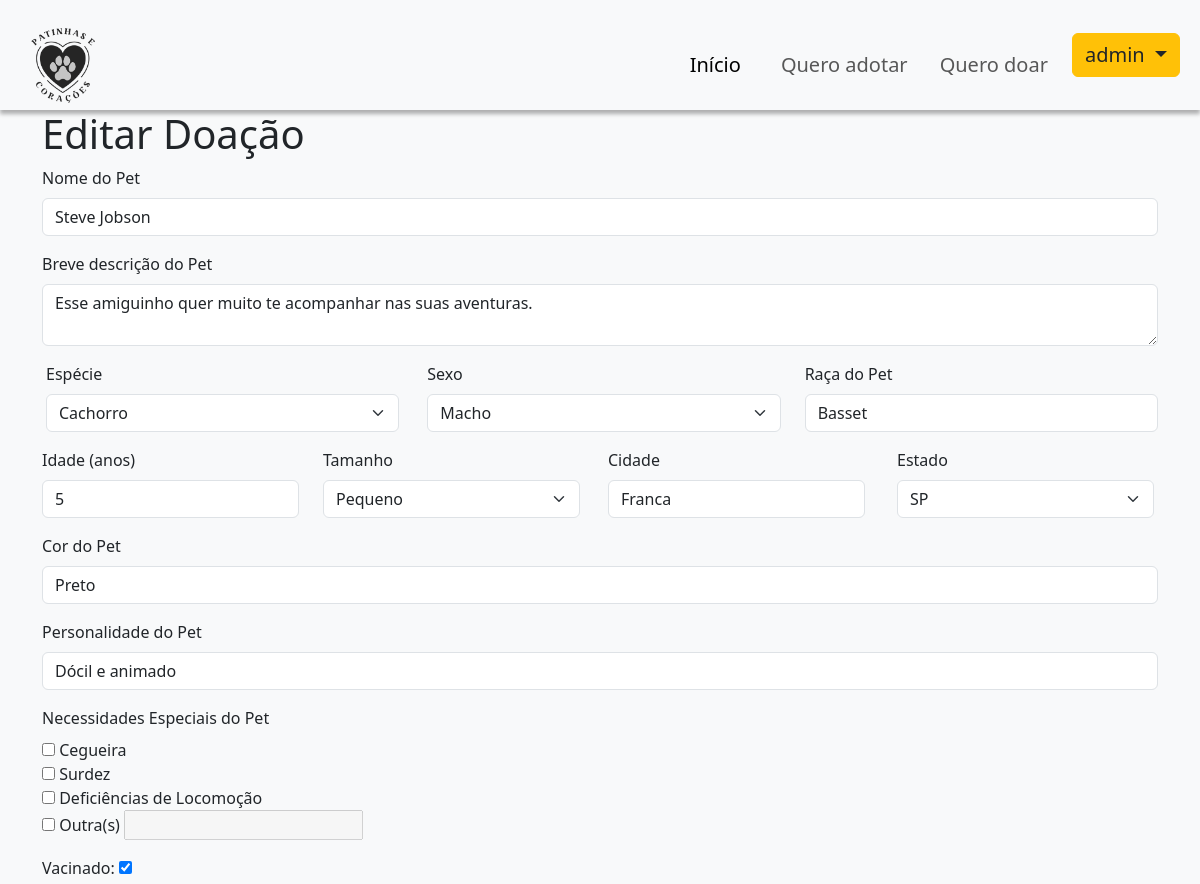
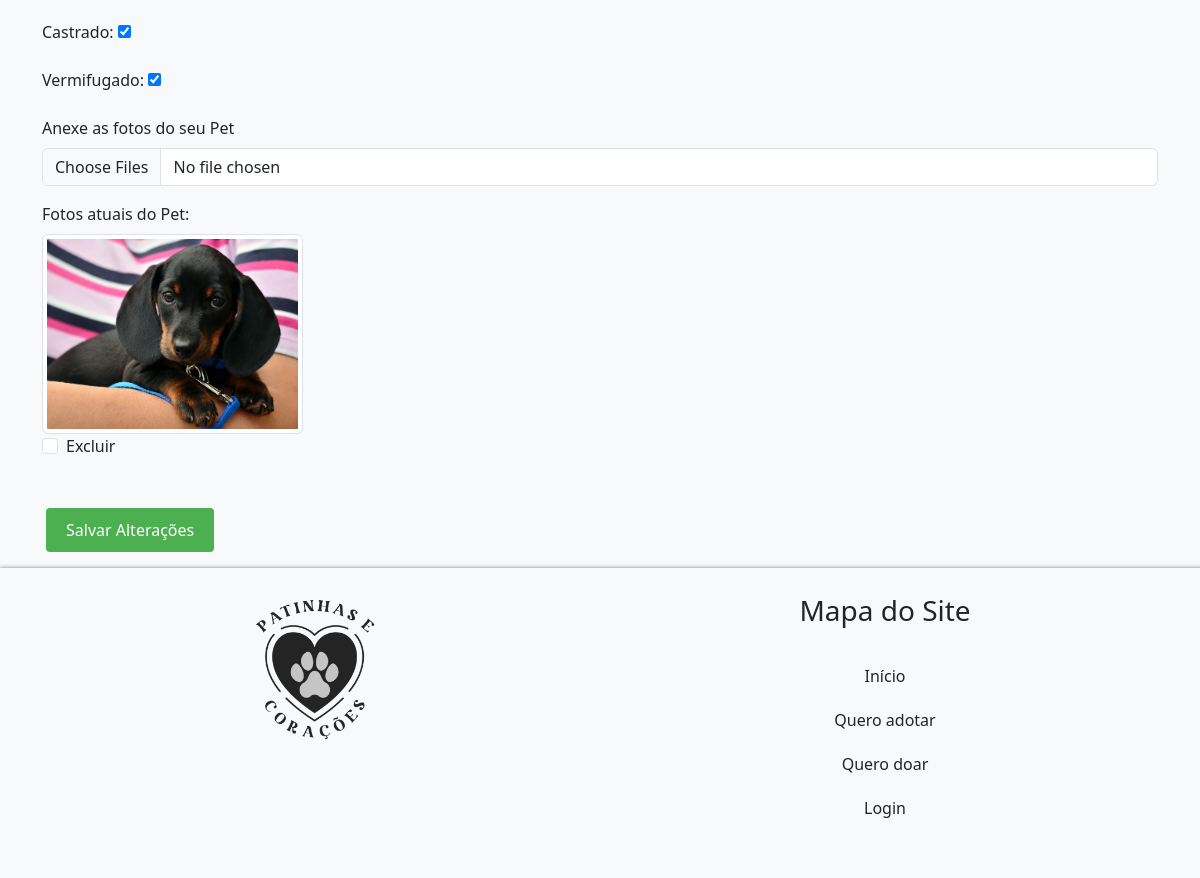
The page /donation/edit/18 (signed in) on the database its author committed (2 pictures, top to bottom).
### tables this page shows
CREATE TABLE `pets`  (
  `pet_id` int NOT NULL AUTO_INCREMENT,
  `pet_name` varchar(50) NOT NULL,
  `state` varchar(2) NULL,
  `city` varchar(100) NULL,
  `description` varchar(255) NOT NULL,
  `type` enum('cachorro','gato','outro') NOT NULL,
  `gender` enum('macho','femea','nao sei') NOT NULL,
  `breed` varchar(20) NULL DEFAULT NULL,
  `age` smallint NOT NULL,
  `size` enum('pequeno','medio','grande') NULL DEFAULT NULL,
  `colour` varchar(20) NULL DEFAULT NULL,
  `personality` varchar(50) NULL DEFAULT NULL,
  `special_care` varchar(100) NULL DEFAULT NULL,
  `vaccinated` boolean NULL DEFAULT NULL,
  `castrated` boolean NULL DEFAULT NULL,
  `vermifuged` boolean NULL DEFAULT NULL,
  `is_adopted` boolean NULL DEFAULT NULL,
  `created_at` timestamp NULL DEFAULT CURRENT_TIMESTAMP,
  `updated_at` timestamp NULL DEFAULT CURRENT_TIMESTAMP ON UPDATE CURRENT_TIMESTAMP,
  PRIMARY KEY (`pet_id`)
);

CREATE TABLE `pet_images`  (
  `image_id` int NOT NULL AUTO_INCREMENT,
  `pet_id` int NOT NULL COMMENT 'FK',
  `image` varchar(255) NULL,
  `created_at` timestamp NULL DEFAULT CURRENT_TIMESTAMP,
  PRIMARY KEY (`image_id`)
);

### app/controllers/Controller.php (called while the page is built, shortened)
<?php
class Controller {
    protected function view($view, $data = []) {
        extract($data);
        require __DIR__ . '/../views/' . $view . '.php';
    }
}

### public/index.php (called while the page is built, shortened)
<?php
require_once BASE_PATH . '/app/routes/routes.php';

### app/models/Model.php (called while the page is built, shortened)
<?php
class Model {
    protected $conn;
    protected $table;
    public function __construct() {
        $database = new Database();
        $this->conn = $database->getConnection();
    }
    public function getById($id, $idColumn = 'id') {
        $query = "SELECT * FROM " . $this->table . " WHERE $idColumn = :id";
        $stmt = $this->conn->prepare($query);
        $stmt->bindParam(':id', $id);
        $stmt->execute();
        return $stmt->fetch(PDO::FETCH_ASSOC);
    }
}

### app/config/Database.php (called while the page is built, shortened)
<?php
class Database {
    private $host = 'database';
    private $db_name = 'patinhas';
    private $username = 'wellington';
    private $password = 'Univesp2022';
    public function getConnection() {
        $this->conn = null;
        try {
            $this->conn = new PDO("mysql:host=" . $this->host . ";dbname=" . $this->db_name, $this->username, $this->password);
            $this->conn->exec("set names utf8");
        } catch(PDOException $exception) {
            echo "Connection error: " . $exception->getMessage();
        }
        return $this->conn;
    }
}

### app/models/PetModel.php (called while the page is built, shortened)
<?php
class PetModel extends Model {
    protected $table = 'pets';
    public function getById($id, $idColumn = 'pet_id')
    {
        $query = "SELECT * FROM " . $this->table . " WHERE $idColumn = :id";
        $stmt = $this->conn->prepare($query);
        $stmt->bindParam(':id', $id);
        $stmt->execute();
        $pet = $stmt->fetch(PDO::FETCH_ASSOC);
        if ($pet) {
            $queryImages = "SELECT * FROM pet_images WHERE pet_id = :pet_id";
            $stmtImages = $this->conn->prepare($queryImages);
            $stmtImages->bindParam(':pet_id', $pet['pet_id']);
            $stmtImages->execute();
            $pet['images'] = $stmtImages->fetchAll(PDO::FETCH_ASSOC);
        }
        return $pet;
    }
}

### app/models/PetImageModel.php (called while the page is built, shortened)
<?php
class PetImageModel extends Model {
    protected $table = 'pet_images';
    public function getByPetId($pet_id) {
        $query = "SELECT * FROM $this->table WHERE pet_id = :pet_id";
        $stmt = $this->conn->prepare($query);
        $stmt->execute(['pet_id' => $pet_id]);
        return $stmt->fetchAll(PDO::FETCH_ASSOC);
    }
}

### app/views/donations/edit.php (the view, shortened to what this page needs)
<?php include __DIR__ . '/../include/header.php'; ?>
<div class="main-content">
    <div class="container">
        <h1>Editar Doação</h1>
        <form id="donationForm" action="/donation/update/<?= htmlspecialchars($donation['donation_id']) ?>" method="post" enctype="multipart/form-data">
            <div class="mb-3">
                <label for="nomePet" class="form-label fw-bolded">Nome do Pet</label>
                <input type="text" class="form-control" id="nomePet" name="nomePet" value="<?= htmlspecialchars($donation['pet_name'] ?? '') ?>">
            </div>
            <div class="mb-3">
                <label for="descricaoPet" class="form-label fw-bolded">Breve descrição do Pet</label>
                <textarea class="form-control" id="descricaoPet" name="descricaoPet" rows="2"><?= htmlspecialchars($donation['description'] ?? '') ?></textarea>
            </div>
            <div class="row">
                <div class="col ms-1 mb-1">
                    <label for="form_especie" class="form-label fw-bolded">Espécie</label>
                    <select class="form-select" id="form_especie" name="form_especie">
                        <option value="cachorro" <?= ($donation['type'] ?? '') == 'cachorro' ? 'selected' : '' ?>>Cachorro</option>
                    </select>
                </div>
                <div class="col ms-1 mb-1">
                    <label for="form_sexo" class="form-label fw-bolded">Sexo</label>
                    <select class="form-select" id="form_sexo" name="form_sexo">
                        <option value="macho" <?= ($donation['gender'] ?? '') == 'macho' ? 'selected' : '' ?>>Macho</option>
                    </select>
                </div>
                <div class="col mb-3">
                    <label for="racaPet" class="form-label fw-bolded">Raça do Pet</label>
                    <input type="text" class="form-control" id="racaPet" name="racaPet" value="<?= htmlspecialchars($donation['breed'] ?? '') ?>">
                </div>
            </div>
            <div class="row">
                <div class="col mb-3">
                    <label for="idadePet" class="form-label fw-bolded">Idade (anos)</label>
                    <input type="text" class="form-control d-inline" id="idadePet" name="idadePet" value="<?= htmlspecialchars($donation['age'] ?? '') ?>">
                </div>
                <div class="col mb-3">
                    <label for="sizePet" class="form-label fw-bolded">Tamanho</label>
                    <select class="form-select" id="sizePet" name="sizePet">
                        <option value="pequeno" <?= ($donation['size'] ?? '') == 'pequeno' ? 'selected' : '' ?>>Pequeno</option>
                    </select>
                </div>
                <div class="col mx-1 mb-1">
                    <label for="form_cidade" class="form-label fw-bolded">Cidade</label>
                    <input type="text" class="form-control" id="form_cidade" name="form_cidade" value="<?= htmlspecialchars($donation['city'] ?? '') ?>">
                </div>
                <div class="col mx-1 mb-1">
                    <label for="form_estado" class="form-label fw-bolded">Estado</label>
                    <select class="form-select" id="form_estado" name="form_estado">
                        <option value="SP" <?= ($donation['state'] ?? '') == 'SP' ? 'selected' : '' ?>>SP</option>
                    </select>
                </div>
            </div>
            <div class="mb-3">
                <label for="colourPet" class="form-label fw-bolded">Cor do Pet</label>
                <input type="text" class="form-control" id="colourPet" name="colourPet" value="<?= htmlspecialchars($donation['colour'] ?? '') ?>">
            </div>
            <div class="mb-3">
                <label for="personalidadePet" class="form-label fw-bolded">Personalidade do Pet</label>
                <input type="text" class="form-control" id="personalidadePet" name="personalidadePet" value="<?= htmlspecialchars($donation['personality'] ?? '') ?>">
            </div>
            <div class="mb-3">
                <label for="necessidadesEspeciaisPet" class="form-label fw-bolded">Necessidades Especiais do Pet</label>
                <div>
                    <input type="checkbox" id="cegueira" name="necessidadesEspeciaisPet[]" value="Cegueira" <?= in_array('Cegueira', $donation['standard_special_care'] ?? []) ? 'checked' : '' ?>>
                    <label for="cegueira">Cegueira</label>
                </div>
                <div>
                    <input type="checkbox" id="surdez" name="necessidadesEspeciaisPet[]" value="Surdez" <?= in_array('Surdez', $donation['standard_special_care'] ?? []) ? 'checked' : '' ?>>
                    <label for="surdez">Surdez</label>
                </div>
                <div>
                    <input type="checkbox" id="deficienciaLocomocao" name="necessidadesEspeciaisPet[]" value="Deficiências de Locomoção" <?= in_array('Deficiências de Locomoção', $donation['standard_special_care'] ?? []) ? 'checked' : '' ?>>
                    <label for="deficienciaLocomocao">Deficiências de Locomoção</label>
                </div>
                <div>
                <input type="checkbox" id="outra" name="necessidadesEspeciaisPet[]" value="Outra" <?= !empty($donation['other_special_care']) ? 'checked' : '' ?>>
                    <label for="outra">Outra(s)</label>
                    <input type="text" id="outrasNecessidades" name="outrasNecessidades" value="<?= htmlspecialchars($donation['other_special_care'] ?? '') ?>" <?= !empty($donation['other_special_care']) ? '' : 'disabled' ?>>
                </div>
            </div>
            <div class="mb-3">
                <label for="vaccinated" class="form-label fw-bolded">Vacinado:</label>
                <input type="checkbox" id="vaccinated" name="vaccinated" <?= ($donation['vaccinated'] ?? 0) ? 'checked' : '' ?>>
            </div>
            <div class="mb-3">
                <label for="castrated" class="form-label fw-bolded">Castrado:</label>
                <input type="checkbox" id="castrated" name="castrated" <?= ($donation['castrated'] ?? 0) ? 'checked' : '' ?>>
            </div>
            <div class="mb-3">
                <label for="vermifuged" class="form-label fw-bolded">Vermifugado:</label>
                <input type="checkbox" id="vermifuged" name="vermifuged" <?= ($donation['vermifuged'] ?? 0) ? 'checked' : '' ?>>
            </div>
            <div class="mb-3">
                <label for="fotosPet" class="form-label">Anexe as fotos do seu Pet</label>
                <input class="form-control" type="file" id="fotosPet" name="fotosPet[]" multiple>
            </div>
            <?php if (!empty($donation['images'])): ?>
                <div class="mb-3">
                    <label class="form-label fw-bolded">Fotos atuais do Pet:</label>
                    <div class="row">
                        <?php foreach ($donation['images'] as $image): ?>
                            <div class="col-3 mb-3">
                                <img src="/assets/img/pets/<?= htmlspecialchars($image['image']) ?>" alt="Pet Image" class="img-thumbnail">
                                <div class="form-check">
                                    <input class="form-check-input" type="checkbox" name="delete_images[]" value="<?= $image['image_id'] ?>" id="deleteImage<?= $image['image_id'] ?>">
                                    <label class="form-check-label" for="deleteImage<?= $image['image_id'] ?>">Excluir</label>
                                </div>
                            </div>
                        <?php endforeach; ?>
                    </div>
                </div>
            <?php else: ?>
                <p>Nenhuma foto encontrada.</p>
            <?php endif; ?>
            <button type="submit" class="btn btn-warning mx-1 my-3">Salvar Alterações</button>
        </form>
    </div>
</div>
<?php include __DIR__ . '/../include/footer.php'; ?>

### public/assets/css/default-style.css (style rules this page uses)
.main-content { margin-top: 110px; }
button[type="submit"] { padding: 10px 20px; background-color: #4CAF50; color: white; border: none; border-radius: 4px; cursor: pointer; }
html, body { height: 100%; margin: 0; }
body { display: flex; flex-direction: column; background-color: #f8f9fa; }

### rows shown on the page
pets: nomePet "Steve Jobson", descricaoPet "Esse amiguinho quer muito te acompanhar nas suas aventuras.", form_especie "Cachorro", form_sexo "Macho", racaPet "Basset", idadePet "5", sizePet "Pequeno", form_cidade "Franca", form_estado "SP", colourPet "Preto", personalidadePet "Dócil e animado", vaccinated "☑", castrated "☑", vermifuged "☑"
pet_images: image (picture)

### other values the page prints
$_SESSION['user_login'] "admin"
